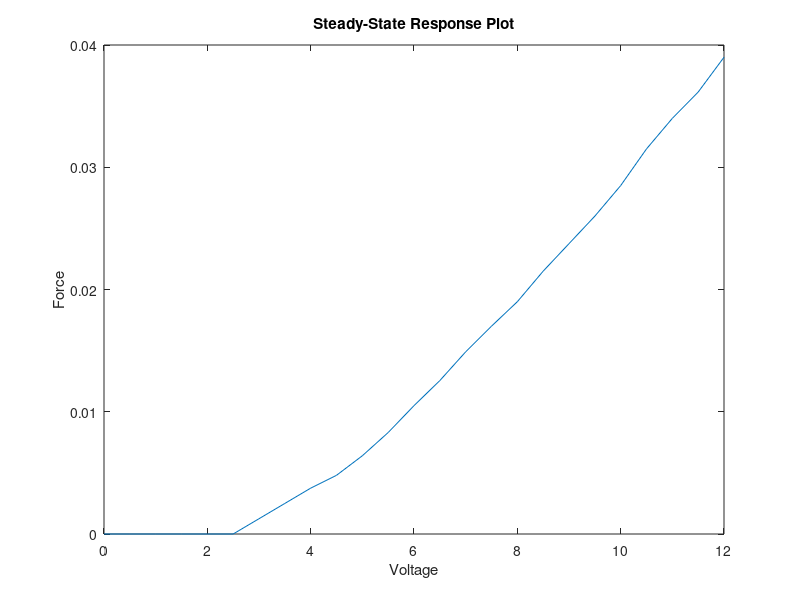

Here is the MATLAB script that generated this plot:
%clear;
clc;

input = 0:0.5:12;
output = [0,0,0,0,0,0,0.00125,0.0025,0.00375,0.0048,0.0064,0.0083,0.0105,0.01255,0.0149,0.017,0.019,0.0215,0.02375,0.026,0.0285,0.0315,0.0340,0.03615,0.039];

figure(1);
plot(input,output);
xlabel 'Voltage'
ylabel 'Force'
title 'Steady-State Response Plot'